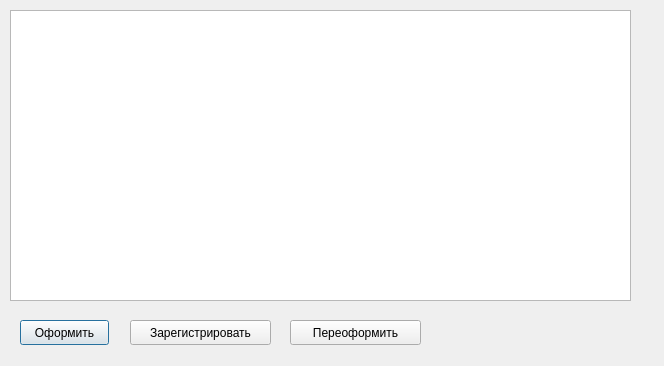
<?xml version="1.0" encoding="UTF-8"?>
<ui version="4.0">
 <class>TicketDialog</class>
 <widget class="QDialog" name="TicketDialog">
  <property name="geometry">
   <rect>
    <x>0</x>
    <y>0</y>
    <width>664</width>
    <height>366</height>
   </rect>
  </property>
  <widget class="QTableView" name="m_ticketList">
   <property name="geometry">
    <rect>
     <x>10</x>
     <y>10</y>
     <width>621</width>
     <height>291</height>
    </rect>
   </property>
   <property name="selectionMode">
    <enum>QAbstractItemView::SingleSelection</enum>
   </property>
   <property name="selectionBehavior">
    <enum>QAbstractItemView::SelectRows</enum>
   </property>
  </widget>
  <widget class="QPushButton" name="m_createTicket">
   <property name="geometry">
    <rect>
     <x>20</x>
     <y>320</y>
     <width>89</width>
     <height>25</height>
    </rect>
   </property>
   <property name="toolTip">
    <string>Продатьбилет на рейс</string>
   </property>
   <property name="text">
    <string>Оформить</string>
   </property>
  </widget>
  <widget class="QPushButton" name="m_moveButton">
   <property name="geometry">
    <rect>
     <x>290</x>
     <y>320</y>
     <width>131</width>
     <height>25</height>
    </rect>
   </property>
   <property name="text">
    <string>Переоформить</string>
   </property>
  </widget>
  <widget class="QPushButton" name="m_registerButton">
   <property name="geometry">
    <rect>
     <x>130</x>
     <y>320</y>
     <width>141</width>
     <height>25</height>
    </rect>
   </property>
   <property name="text">
    <string>Зарегистрировать</string>
   </property>
  </widget>
 </widget>
 <resources/>
 <connections/>
</ui>
